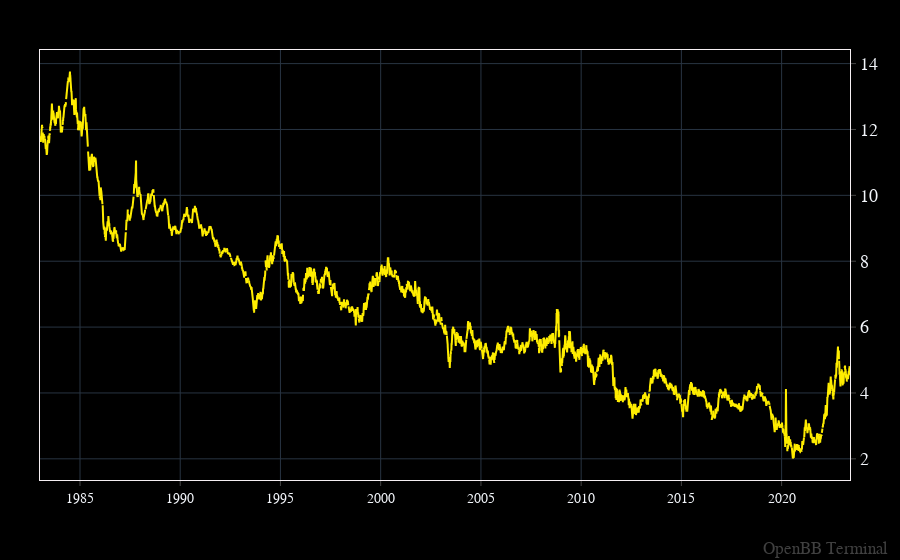

Notebook code cell kept with this figure:
### Code cell
openbb.forecast.plot(openbb.fixedincome.moody(), columns = ['aaa_index'])

### Figure 1 — Plotly figure (JSON) as saved in the notebook; plotly's stock layout.template omitted (floating-point values rounded to 4 significant figures; data arrays with more than 128 entries replaced by an {"elided": "..."} marker saying what was removed)
{"data": [{"hovertemplate": "%{y}<extra></extra>", "name": "aaa_index", "type": "scatter", "x": {"elided": "10543 str values"}, "y": {"elided": "10543 float values"}}], "layout": {"annotations": [{"font": {"color": "gray", "size": 17}, "opacity": 0.5, "text": "OpenBB Terminal", "x": 1, "xanchor": "right", "xref": "paper", "xshift": 40, "y": 0, "yanchor": "bottom", "yref": "paper", "yshift": -80}], "autosize": true, "bargap": 0, "bargroupgap": 0, "barmode": "overlay", "hoverdistance": 2, "legend": {"groupclick": "toggleitem", "orientation": "v", "tracegroupgap": 133.3}, "margin": {"b": 80, "l": 40, "r": 50, "t": 50}, "modebar": {"activecolor": "#d1030d", "bgcolor": "#2A2A2A", "color": "#FFFFFF", "orientation": "v"}, "newshape": {"line": {"color": "gold"}}, "spikedistance": 2, "xaxis": {"autorange": true, "range": ["1983-01-03", "2023-05-31"], "type": "date"}, "yaxis": {"autorange": true, "range": [1.357, 14.41], "type": "linear"}}}
